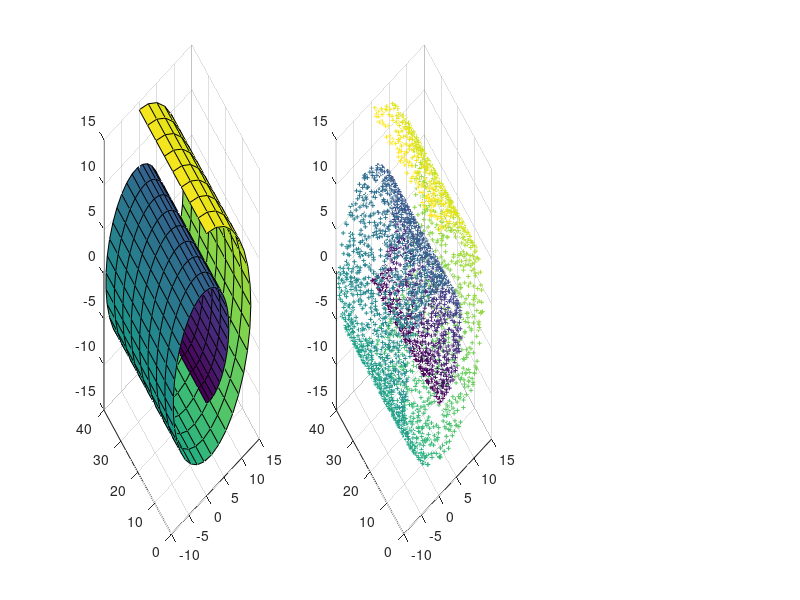

This chart was generated by the following MATLAB code: (Note: this script raises an error after producing the figure.)
function [X, Y] = swiss_roll(N)

    if ~exist('N', 'var')
        disp("USING DEFAULT N = 4000");
        N = 4000;
    end

    % REAL MANIFOLD
    theta = (3 * pi/2) * (1 + 2 * [0:0.02:1]); 
    height = [0:0.125:1] * 40;
    
    x = (theta.* cos(theta))'*ones(size(height));
    y = ones(size(theta))' * height;
    z = (theta.* sin(theta))' * ones(size(height));
    color = theta' * ones(size(height));

    subplot(1, 3, 1);
    surf(x, y, z, color);
    
    %SAMPLED MANIFOLD
    theta = (3 * pi/2) * (1 + 2 * rand(1, N));  
    height = 40 * rand(1, N);
    
    x = theta.* cos(theta);
    y = height;
    z = theta.* sin(theta);
    
    %STORING THE SAMPLED MANIFOLD TO OUTPUT
    X = [x; y; z];
    
    subplot(1, 3, 2); 
    scatter3(x, y, z, 10, theta, '+');
    
    Y = lle(X);

    % SCATTERPLOT OF EMBEDDING
    subplot(1, 3, 3); 
    scatter(Y(1,:), Y(2,:), 12, theta,'+');

end

